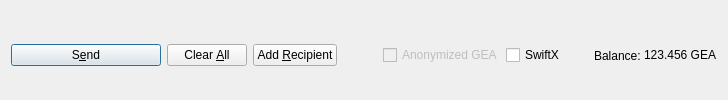
         <widget class="QFrame" name="frame_Send">
          <layout class="QHBoxLayout" name="horizontalLayout">
           <property name="bottomMargin">
            <number>0</number>
           </property>
           <item>
            <widget class="QPushButton" name="sendButton">
             <property name="minimumSize">
              <size>
               <width>150</width>
               <height>0</height>
              </size>
             </property>
             <property name="toolTip">
              <string>Confirm the send action</string>
             </property>
             <property name="text">
              <string>S&amp;end</string>
             </property>
             <property name="icon">
              <iconset resource="../gea.qrc">
               <normaloff>:/icons/send</normaloff>:/icons/send</iconset>
             </property>
             <property name="autoDefault">
              <bool>false</bool>
             </property>
             <property name="default">
              <bool>true</bool>
             </property>
            </widget>
           </item>
           <item>
            <widget class="QPushButton" name="clearButton">
             <property name="sizePolicy">
              <sizepolicy hsizetype="Minimum" vsizetype="Fixed">
               <horstretch>0</horstretch>
               <verstretch>0</verstretch>
              </sizepolicy>
             </property>
             <property name="toolTip">
              <string>Clear all fields of the form.</string>
             </property>
             <property name="text">
              <string>Clear &amp;All</string>
             </property>
             <property name="icon">
              <iconset resource="../gea.qrc">
               <normaloff>:/icons/remove</normaloff>:/icons/remove</iconset>
             </property>
             <property name="autoDefault">
              <bool>false</bool>
             </property>
            </widget>
           </item>
           <item>
            <widget class="QPushButton" name="addButton">
             <property name="toolTip">
              <string>Send to multiple recipients at once</string>
             </property>
             <property name="text">
              <string>Add &amp;Recipient</string>
             </property>
             <property name="icon">
              <iconset resource="../gea.qrc">
               <normaloff>:/icons/add</normaloff>:/icons/add</iconset>
             </property>
             <property name="autoDefault">
              <bool>false</bool>
             </property>
            </widget>
           </item>
           <item>
            <spacer name="horizontalSpacer">
             <property name="orientation">
              <enum>Qt::Horizontal</enum>
             </property>
             <property name="sizeHint" stdset="0">
              <size>
               <width>40</width>
               <height>20</height>
              </size>
             </property>
            </spacer>
           </item>
           <item>
            <layout class="QHBoxLayout" name="horizontalLayout_2">
             <property name="spacing">
              <number>3</number>
             </property>
             <item>
              <widget class="QCheckBox" name="checkzGEA">
               <property name="enabled">
                <bool>false</bool>
               </property>
               <property name="text">
                <string>Anonymized GEA</string>
               </property>
              </widget>
             </item>
             <item>
              <widget class="QCheckBox" name="checkSwiftTX">
               <property name="enabled">
                <bool>true</bool>
               </property>
               <property name="minimumSize">
                <size>
                 <width>85</width>
                 <height>0</height>
                </size>
               </property>
               <property name="text">
                <string>SwiftX</string>
               </property>
              </widget>
             </item>
             <item>
              <widget class="QLabel" name="label">
               <property name="text">
                <string>Balance:</string>
               </property>
              </widget>
             </item>
             <item>
              <widget class="QLabel" name="labelBalance">
               <property name="sizePolicy">
                <sizepolicy hsizetype="Preferred" vsizetype="Fixed">
                 <horstretch>0</horstretch>
                 <verstretch>0</verstretch>
                </sizepolicy>
               </property>
               <property name="cursor">
                <cursorShape>IBeamCursor</cursorShape>
               </property>
               <property name="text">
                <string notr="true">123.456 GEA</string>
               </property>
               <property name="textInteractionFlags">
                <set>Qt::LinksAccessibleByMouse|Qt::TextSelectableByKeyboard|Qt::TextSelectableByMouse</set>
               </property>
              </widget>
             </item>
            </layout>
           </item>
          </layout>
         </widget>
